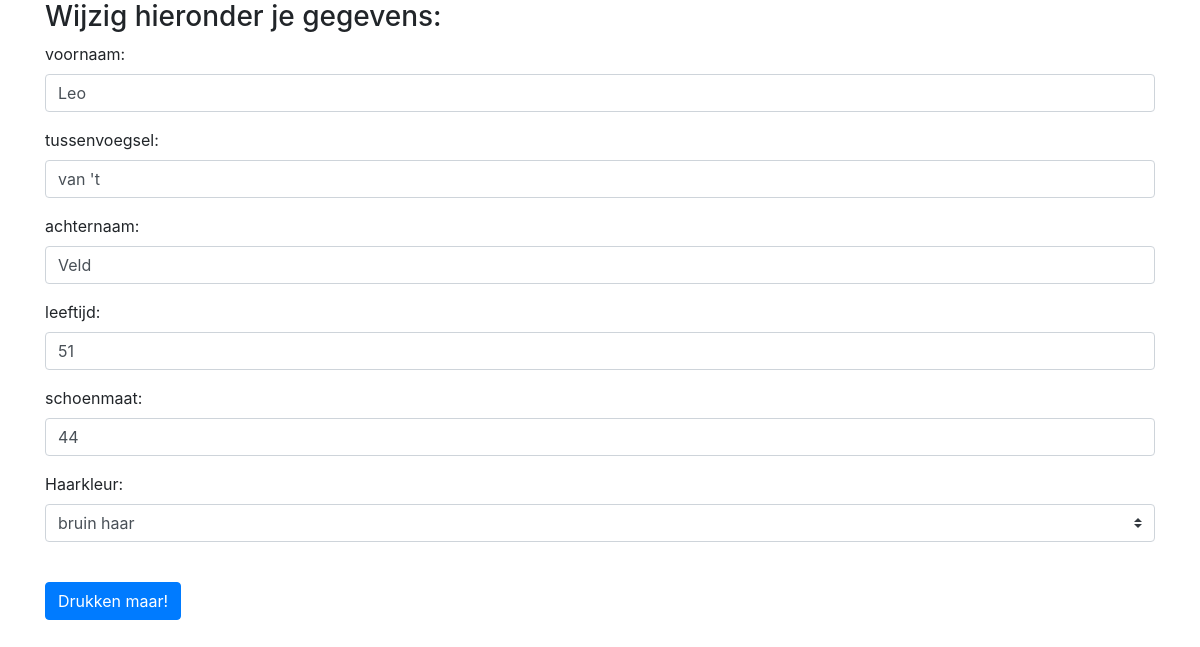
Screenshot of /update.php?id=62 with the database file from the repository.
### tables this page shows
CREATE TABLE IF NOT EXISTS `users` (
  `id` int(10) unsigned NOT NULL AUTO_INCREMENT,
  `voornaam` varchar(100) NOT NULL,
  `tussenvoegsel` varchar(20) NOT NULL,
  `achternaam` varchar(100) NOT NULL,
  `leeftijd` tinyint(3) unsigned NOT NULL,
  `schoenmaat` tinyint(3) unsigned NOT NULL,
  PRIMARY KEY (`id`)
);

### update.php (the view, shortened to what this page needs)
<?php
  if (is_numeric($_GET["id"])) {
  include("./connect_db.php");
  $sql = "SELECT * FROM `users` WHERE `id` = " . $_GET["id"];
  $result = mysqli_query($conn, $sql);
  $record = mysqli_fetch_assoc($result);
  } else {
    header("Location: ./index.php");
  }
?>
<!doctype html>
<html lang="en">
  <head>
    <link rel="stylesheet" href="https://maxcdn.bootstrapcdn.com/bootstrap/4.0.0-beta.2/css/bootstrap.min.css">
  </head>
  <body>
  <div class="container">
    <h3>Wijzig hieronder je gegevens:</h3>
      <form method="post" action="./update_data.php">
        <div class="form-group">
          <label for="voornaamId">voornaam:</label>
          <input type="text" name="voornaam" id="voornaamId" class="form-control" value="<?php echo $record["voornaam"]; ?>">
        </div>
        <div class="form-group">
          <label for="tussenvoegselId">tussenvoegsel:</label>
          <input type="text" name="tussenvoegsel" id="tussenvoegselId" class="form-control" value="<?php echo $record["tussenvoegsel"]; ?>" required>
        </div>
        <div class="form-group">
          <label for="achternaamId">achternaam: </label>
          <input type="text" name="achternaam" id="achternaamId" class="form-control" value="<?php echo $record["achternaam"]; ?>">
        </div>
        <div class="form-group">
          <label for="leeftijdId">leeftijd: </label>
          <input type="number" name="leeftijd" min="18" max="123" id="leeftijdId" class="form-control" value="<?php echo $record["leeftijd"]; ?>">
        </div>
        <div class="form-group">
          <label for="schoenmaatId">schoenmaat: </label>
          <input type="number" name="schoenmaat" id="schoenmaatId" class="form-control" value="<?php echo $record["schoenmaat"]; ?>">
        </div>
        <div class="form-group">
          <label for="haarkleurId">Haarkleur: </label>
          <select name="haarkleur" class="form-control custom-select" id="haarkleurId"><br>
            <option value="bruin">bruin haar</option>
          </select>
        </div>
        <br>
        <button type="submit" class="btn btn-primary">Drukken maar!</button>
      </form>
    </div>
  </body>
</html>

### rows the page displays
users: voornaam "Leo", tussenvoegsel "van 't", achternaam "Veld", leeftijd "51", schoenmaat "44"
